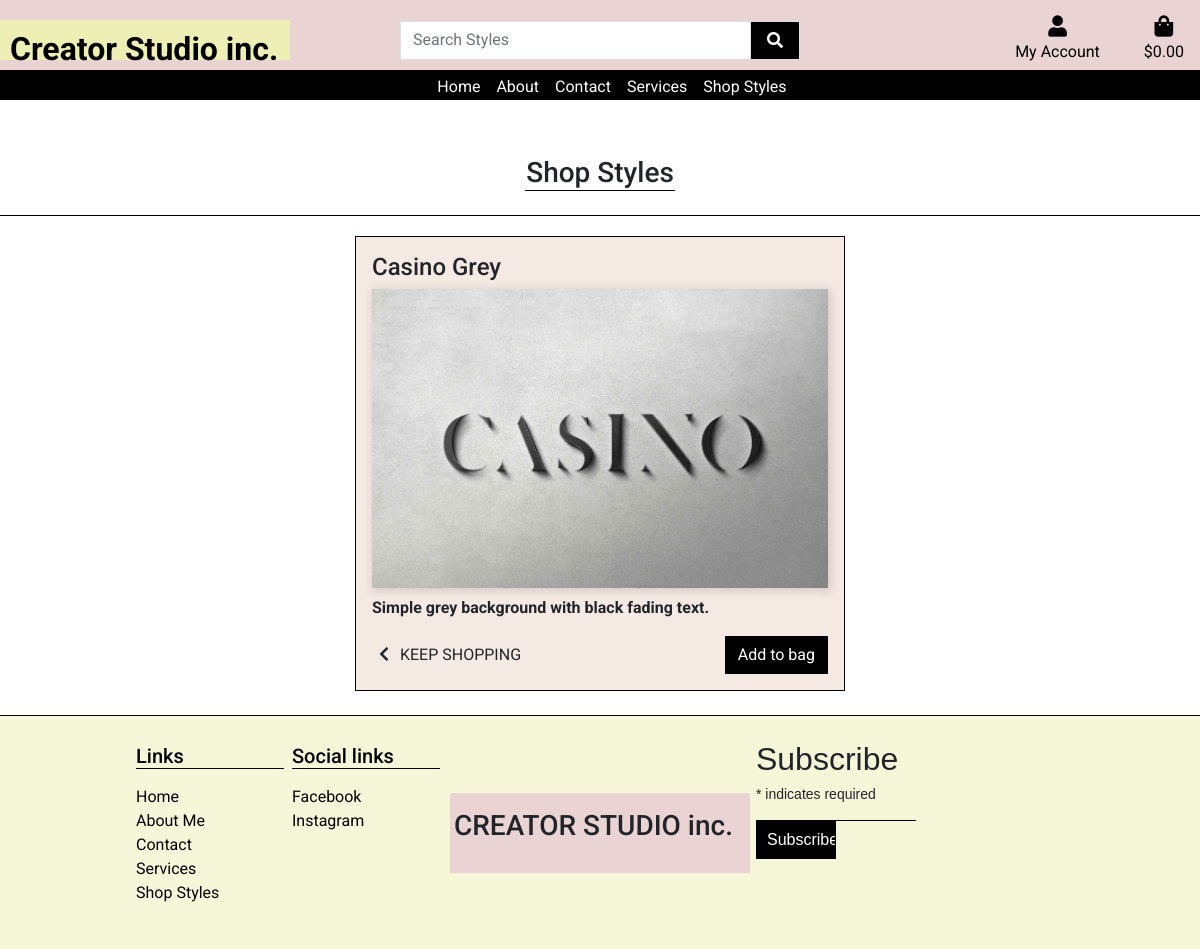
/styles/4/, run on the app's committed database.
### styles/models.py (models this page shows, shortened)
class ShopStyles(models.Model):
    class Meta:
        verbose_name_plural = 'Shop Styles'
    style_image = models.ImageField(null=True, blank=True)
    sku = models.CharField(max_length=254, null=True, blank=True)
    style_name = models.CharField(max_length=254)
    style_price = models.DecimalField(max_digits=6, decimal_places=2)
    style_description = models.TextField()
    url_field = models.URLField(null=True, blank=False, default='')

### styles/views.py (the view)
# urls.py: path('<int:style_id>/', views.style_detail, name='style_detail'),
def style_detail(request, style_id):
    style = get_object_or_404(ShopStyles, pk=style_id)
    context = {
        'style': style,
    }
    return render(request, 'styles/style_detail.html', context)

### bag/contexts.py (called while the page is built, shortened)
def bag_contents(request):
    bag_items = []
    total = 0
    product_count = 0
    bag = request.session.get('bag', {})
    grand_total = total
    context = {
        'bag_items': bag_items,
        'total': total,
        'product_count': product_count,
        'grand_total': grand_total,
    }
    return context

### styles/templates/styles/style_detail.html (shortened to what this page needs)
{% extends 'base.html' %}
{% load static %}
{% block extra_css %}
<link rel="stylesheet" href="{% static 'styles/css/styles.css' %}">
{% endblock %}
{% block content %}
{% block page_header %}
<div class="container header-container">
</div>
{% endblock %}
<div class="page-header d-flex justify-content-md-center mt-5 mb-3">
    <h3 class="text-center mt-3 underline ">Shop Styles</h3>
</div>
<div class="line-break"></div>
<div class="container-fluid mb-4">
    <div class="row justify-content-center align-items-center">
        <div class="col-12 col-md-7 col-xl-5 color-container p-3">
            <div class="about-img-wrapper">
                <h4>{{ style.style_name }}</h4>
                <img class="style-img" src="{{ style.style_image.url }}"
                alt="Image of {{ style.style_name }}">
            </div>
            <div class="row">
                <div class="col-12 pt-2">
                    <p><strong>{{ style.style_description }}</strong></p>
                    <form classs="form" action="{% url 'add_to_bag' style.id %}" method="POST">
                        <div class="col-12 d-flex justify-content-between align-items-center">
                            <a id="keep" href="{% url 'styles' %}" class="">
                                <span class="icon">
                                    <i class="fas fa-chevron-left keep"></i>
                                </span>
                                <span class="text-uppercase keep">Keep Shopping</span>
                            </a>
                            <input id="add-to" type="submit" class="btn btn-black rounded-0"
                                value="Add to bag">
                        </div>
                    </form>
                </div>
            </div>
        </div>
    </div>
</div>
{% endblock %}

### static/css/base.css (style rules this page uses)
html { height: 100%; }
body { font-family: Roboto, sans-serif; height: 100%; }
.row { margin: 0; padding: 0; --bs-gutter-x: 0 !important; --bs-gutter-y: 0 !important; }
.btn-black { background: black; color: white; }
.page-header { justify-content: center; margin-top: 80px !important; }
.underline { width: 150px; border-bottom: 1px solid black; }
.line-break { border-bottom: 1px solid black; margin-bottom: 20px; }
.color-container { background-color: #F5E9E4; border: 1px solid black; }
.icon { align-items: center; display: inline-flex; justify-content: center; height: 1.5rem; width: 1.5rem; }
a { color: inherit; text-decoration: none; transition: all 0.3s; }
@media (min-width: 1200px) { .container { max-width: 80%; } }
@media (min-width: 992px) { .header-container { padding-top: 30px; } }

### styles/static/styles/css/styles.css (style rules this page uses)
.style-img { width: 100%; height: 100%; max-height: 550px; box-shadow: rgba(99, 99, 99, 0.2) 2px 2px 8px 2px; }

### data on the page
ShopStyles: style_name "Casino Grey", style_image (picture), style_description "Simple grey background with black fading text."
